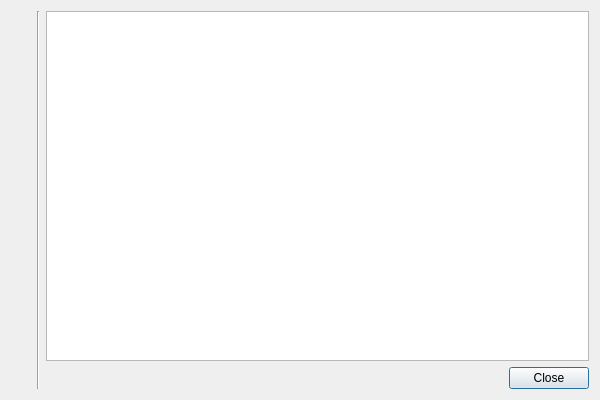
<?xml version="1.0" encoding="UTF-8"?>
<ui version="4.0">
 <class>AboutDialog</class>
 <widget class="QDialog" name="AboutDialog">
  <property name="windowModality">
   <enum>Qt::NonModal</enum>
  </property>
  <property name="geometry">
   <rect>
    <x>0</x>
    <y>0</y>
    <width>600</width>
    <height>400</height>
   </rect>
  </property>
  <property name="windowTitle">
   <string>About</string>
  </property>
  <property name="windowIcon">
   <iconset resource="res.qrc">
    <normaloff>:/prefix1/res/ishara.ico</normaloff>:/prefix1/res/ishara.ico</iconset>
  </property>
  <layout class="QGridLayout" name="gridLayout_2">
   <item row="0" column="0">
    <layout class="QGridLayout" name="gridLayout">
     <item row="0" column="0">
      <widget class="QLabel" name="lblIcon">
       <property name="text">
        <string/>
       </property>
      </widget>
     </item>
     <item row="1" column="0">
      <spacer name="verticalSpacer">
       <property name="orientation">
        <enum>Qt::Vertical</enum>
       </property>
       <property name="sizeHint" stdset="0">
        <size>
         <width>20</width>
         <height>40</height>
        </size>
       </property>
      </spacer>
     </item>
    </layout>
   </item>
   <item row="0" column="2">
    <layout class="QGridLayout" name="gridLayout_3">
     <item row="1" column="1">
      <widget class="QPushButton" name="btnCloseDialog">
       <property name="text">
        <string>Close</string>
       </property>
       <property name="icon">
        <iconset theme="dialog-close">
         <normaloff/>
        </iconset>
       </property>
      </widget>
     </item>
     <item row="1" column="0">
      <spacer name="horizontalSpacer">
       <property name="orientation">
        <enum>Qt::Horizontal</enum>
       </property>
       <property name="sizeHint" stdset="0">
        <size>
         <width>40</width>
         <height>20</height>
        </size>
       </property>
      </spacer>
     </item>
     <item row="0" column="0" colspan="2">
      <widget class="QTextEdit" name="textEdit">
       <property name="readOnly">
        <bool>true</bool>
       </property>
      </widget>
     </item>
    </layout>
   </item>
   <item row="0" column="1">
    <widget class="Line" name="line">
     <property name="orientation">
      <enum>Qt::Vertical</enum>
     </property>
    </widget>
   </item>
  </layout>
 </widget>
 <tabstops>
  <tabstop>btnCloseDialog</tabstop>
  <tabstop>textEdit</tabstop>
 </tabstops>
 <resources>
  <include location="res.qrc"/>
 </resources>
 <connections/>
</ui>
